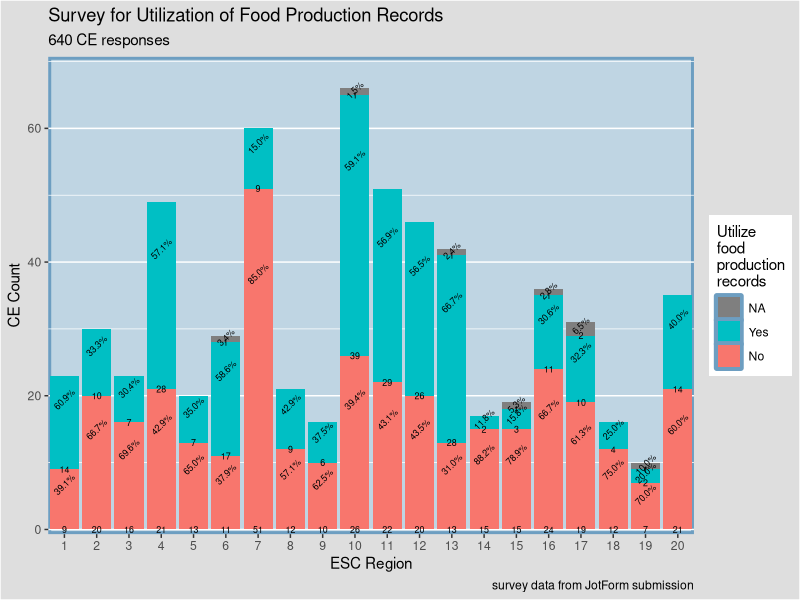

Reproduce this figure in R.
library(tidyverse)
library(openxlsx)
library(here)

survey_data <- read.xlsx("data/survey_data1.xlsx", sheet = 1, colNames = TRUE, na.strings = TRUE)

names(survey_data)[1] = "CEName"
names(survey_data)[2] = "CEID"
names(survey_data)[3] = "ESC_Region"
names(survey_data)[6] = "utilize_electronic_food_prod_records"

###Create a new table for Chart###
survey_data1 <- survey_data%>%
                group_by(ESC_Region) %>% 
                count(ESC_Region, utilize_electronic_food_prod_records) %>%
                mutate(pct = n/sum(n))

###Stacked Bar Chart
p <- ggplot(survey_data1, aes(ESC_Region, n, fill = utilize_electronic_food_prod_records)) +
     geom_col(position = position_stack(reverse = TRUE)) + 
     guides(fill = guide_legend(reverse = TRUE)) +
     geom_text(aes(label = paste0(sprintf("%1.1f", pct*100),"%")),
               position = position_stack(reverse = TRUE, vjust = 0.75), size = 2.25, angle = 45) +
     geom_text(aes(label = n),
            position = position_stack(reverse = TRUE, vjust = 0), size = 2.25) +
     scale_x_continuous(expand = c(0,0), limits = c(0.5,20.5), breaks = 1:20) +
     scale_y_continuous(expand = c(0,0.7), limits = c(0,70)) +
     theme(plot.background = element_rect(fill = "grey87"),
           panel.background = element_rect(fill = "#BFD5E3", color = "#6D9EC1",
                                           size = 2, linetype = "solid"),
            panel.grid.minor.x = element_blank(),
            panel.grid.major.x = element_blank()) + 
     scale_fill_discrete(name = "Utilize\nfood\nproduction\nrecords") +
     labs(title = "Survey for Utilization of Food Production Records",
       subtitle = "640 CE responses",
       x = "ESC Region",
       y = "CE Count",
       caption = "survey data from JotForm submission")

p

####
